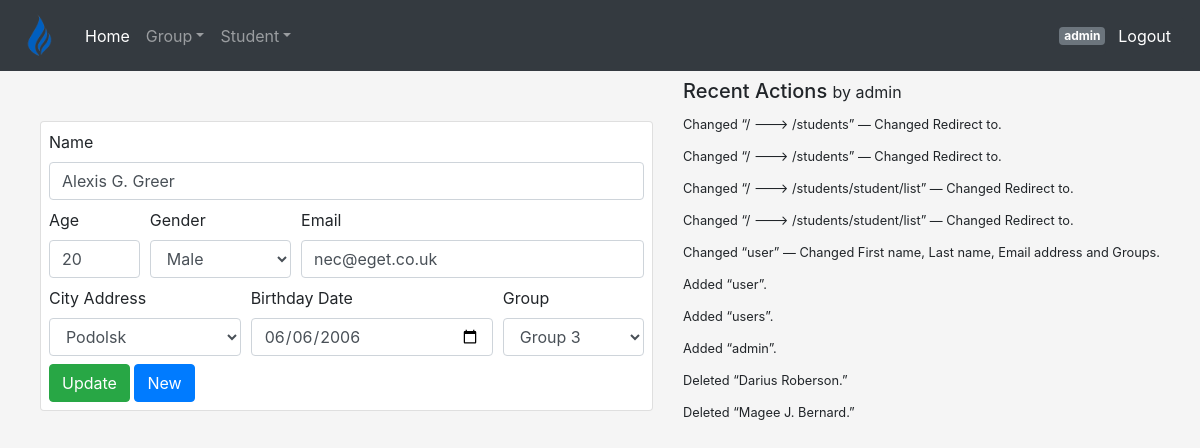
The page /students/student/edit/105 (signed in) on the database its author committed.
### students/models.py (models this page shows, shortened)
class Student(AuditMixin, models.Model):
    name = models.CharField(max_length=200)
    age = models.IntegerField()
    gender = models.CharField(max_length=6, choices=GENDER_CHOICES)
    email = models.EmailField(max_length = 100, unique=True)
    city = models.ForeignKey(City, on_delete=models.CASCADE)
    birth_date = models.DateField('birthday date')
    group = models.ForeignKey(StudentGroup, on_delete=models.CASCADE)

### students/views.py (the view)
# urls.py: path('student/edit/<int:id>', views.update_student, name='student_edit'),
@login_required
def update_student(request, id):
    message = None
    student = Student.objects.filter(pk = id)[0]
    if request.method == 'POST':
        data = request.POST
        form = StudentForm(data = data, instance = student)
        if form.is_valid():
            student = form.save()
            message = {'type':'success', 'head':'Info!', 'text':"Updated student %s" % student}
    else:
        form = StudentForm(instance=student)
    return render(request,'student/edit.html', {'form': form, 'id': id, 'message': message})

### students/forms.py (shortened to what this page needs)
class StudentForm(ModelForm):
    class Meta:
        model = Student
        fields = '__all__'
        widgets = {
            'name': TextInput(attrs={'class':'form-control'}),
            'age': NumberInput(attrs={'class':'form-control', 'min':5,'max':100}),
            'gender': Select(attrs={'class':'form-control'}),
            'email': EmailInput(attrs={'class':'form-control'}),
            'city': Select(attrs={'class':'form-control'}),
            'birth_date': DateInput(attrs={'type': 'date', 'class':'form-control'}),
            'group': Select(attrs={'class':'form-control'}),
        }

### students/models.py (called while the page is built)
    def __str__(self):
        return self.name

    def __str__(self):
        return 'Group %s ' % self.name

### students/templates/student/edit.html (shortened to what this page needs)
{% extends "main.html" %} {% block main %}
<div class="row justify-content-center">
  <div class="col-auto">
    <div class="row mt-2">
      <div class="col-md">
      </div>
    </div>
    <form class="card px-2 py-2" action={% url "student_edit" id %} method="POST" novalidate>
      <div class="form-row">
        <div class="form-group col-md mb-2">
          <label for="id_name">Name</label> {{form.name}}
        </div>
      </div>
      <div class="form-row">
        <div class="form-group col-md-2 mb-2">
          <label for="id_age">Age</label> {{form.age}}
        </div>
        <div class="form-group col-md-3 mb-2">
          <label for="id_gender">Gender</label> {{form.gender}}
        </div>
        <div class="form-group col-md-7 mb-2">
          <label for="id_email">Email</label> {{form.email}}
        </div>
      </div>
      <div class="form-row">
        <div class="form-group col-md-4 mb-2">
          <label for="id_city">City Address</label>
          {{form.city}}
        </div>
        <div class="form-group col-md-5 mb-2">
          <label for="id_birth_date">Birthday Date</label>
          {{form.birth_date}}
        </div>
        <div class="form-group col-md-3 mb-2">
          <label for="id_group">Group</label> {{form.group}}
        </div>
      </div>
      <div class="row">
        <div class="col">
          <input class="btn btn-success" type="submit" value="Update" />
          <a class="btn btn-primary" href={% url "student_new" %}>New</a>
        </div>
      </div>
    </form>
  </div>
  <div class="col-auto mt-2">
    {% include 'audit/action_list.html' %}
  </div>
</div>
{% endblock %}

### students/templates/navbar.html (shortened to what this page needs)
<nav class="navbar navbar-expand-md navbar-dark bg-dark">
  <a class="navbar-brand logo" href={% url "home" %}><span class="logo-img"></span></a>
  <div class="collapse navbar-collapse" id="navbarsExampleDefault">
    <ul class="navbar-nav mr-auto">
      <li class="nav-item active">
        <a class="nav-link" href={% url "home" %}
          >Home <span class="sr-only">(current)</span></a
        >
      </li>
      <li class="nav-item dropdown">
        <a
          class="nav-link dropdown-toggle"
          href="#"
          id="dropdown01"
          data-toggle="dropdown"
          aria-haspopup="true"
          aria-expanded="false"
          >Group</a
        >
      </li>
      <li class="nav-item dropdown">
        <a
          class="nav-link dropdown-toggle"
          href="#"
          id="dropdown01"
          data-toggle="dropdown"
          aria-haspopup="true"
          aria-expanded="false"
          >Student</a
        >
      </li>
    </ul>
    <span class="badge badge-secondary">{{user}}</span>
    <a class="btn btn-dark" href={% url "logout" %}>Logout</a>
  </div>
</nav>

### students/templates/audit/action_list.html
{% load log %} {% get_admin_log 10 as admin_log for_user user %}
    <h5>Recent Actions <small>by {{user}}</small></h5>
    {% for entry in admin_log %}
        <div class="row mt-2">
            <div class="col">
                <small>{{entry}} </small>
            </div>
        </div>
    {% endfor %}

### students/static/css/app.css (style rules this page uses)
.logo-img { height: 45px; width: 45px; display: inline-block; vertical-align: middle; background: url("../img/firedevs.png") no-repeat center center; background-size: contain; }
body { background-color: #f5f5f5; }

### rows shown on the page
Student: name "Alexis G. Greer", age "20", gender "Male", email "nec@eget.co.uk", city "Podolsk", birth_date "06/06/2006", group "Group 3"

### other values the page prints
{{ user }} "admin"
{{ entry }} "Changed “/ ---> /students” — Changed Redirect to."
{{ entry }} "Changed “/ ---> /students/student/list” — Changed Redirect to."
{{ entry }} "Changed “user” — Changed First name, Last name, Email address and Groups."
{{ entry }} "Added “user”."
{{ entry }} "Added “users”."
{{ entry }} "Added “admin”."
{{ entry }} "Deleted “Darius Roberson.”"
{{ entry }} "Deleted “Magee J. Bernard.”"
